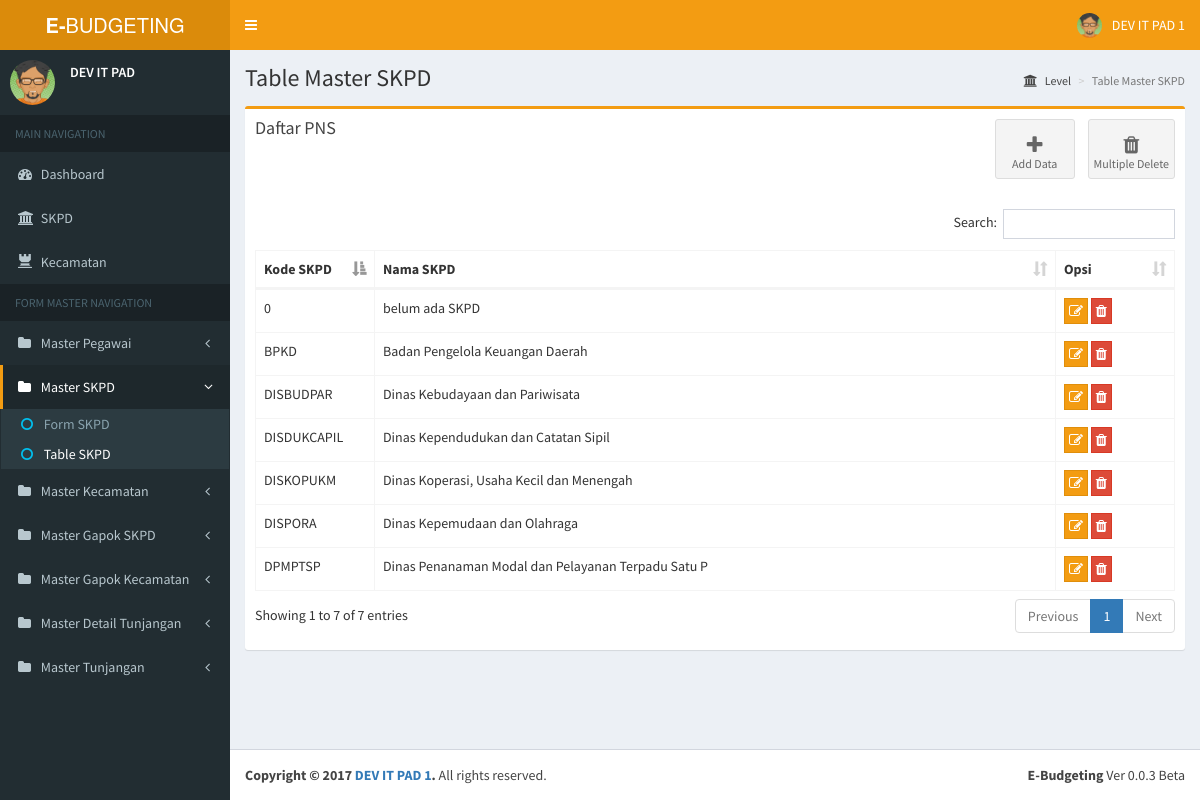
Page /home.php?page=table_master_skpd on the committed database.
### tables this page shows
CREATE TABLE `skpd` (
  `kd_rek_skpd` varchar(50) NOT NULL,
  `nama_skpd` varchar(50) DEFAULT NULL,
  PRIMARY KEY (`kd_rek_skpd`)
);

### page/form_master/master_skpd/table_master_skpd.php (the view, shortened to what this page needs)
<section class="content-header">
  <h1>
    Table Master SKPD
  </h1>
  <ol class="breadcrumb">
    <li><a href="#"><i class="fa fa-institution"></i> Level</a></li>
    <li class="active">Table Master SKPD</li>
  </ol>
</section>
<section class="content container-fluid">
	      <div class="row">
	        <div class="col-xs-12">
	          <div class="box box-warning">
	            <div class="box-header">
	            	<div class="row">
	            		<div class="col-sm-6">
	            			<h3 class="box-title">Daftar PNS </h3>
	            		</div>
	            		<div class="col-sm-6">
	            		<div class=" pull-right">
	            			<a class="btn btn-app" href="?page=form_master_skpd">
								<i class="fa fa-plus"></i> Add Data
						    </a>
						    <a class="btn btn-app" data-toggle='modal' data-target='#modal-delete-multiple' style="cursor: pointer;">
								<i class="fa fa-trash"></i> Multiple Delete
						    </a>
						</div>
	            		</div>
	            	</div>
	            </div>
	            <div class="box-body">
	              <table id="bpkd-table" class="table table-bordered table-hover">
	                <thead>
	                <tr>
	                  <th width="80px">Kode SKPD</th>
	                  <th>Nama SKPD</th>
	                  <th width="80px">Opsi</th>
	                </tr>
	                </thead>
	                <tbody>
	        <?php
    				$result = mysqli_query($con,"SELECT * FROM skpd");
    				while($row = mysqli_fetch_array($result))
    				{
				  ?>
				<tr class='default'>
					<td><?php echo $row[0]; ?></td>
					<td><?php echo $row[1]; ?></td>
					<td>
	                  	<button type='button' data-toggle='modal' data-target='#modal-edit' class='btn btn-warning btn-flat' style='padding:0;padding:2px 4px;'><i class='fa fa-edit'></i></button>
	                  	<button type='button' data-toggle='modal' data-target='#modal-delete' class='btn btn-danger  btn-flat' style='padding:0;padding:2px 4px;'><i class='fa fa-trash'></i></button>
	                </td>
  			</tr>
      			<?php
      				}
      			?>
	              </table>
	            </div>
	          </div>
	        </div>
	    </div>
</section>

### rows in the picture
skpd: kd_rek_skpd "0", nama_skpd "belum ada SKPD"
skpd: kd_rek_skpd "BPKD", nama_skpd "Badan Pengelola Keuangan Daerah"
skpd: kd_rek_skpd "DISBUDPAR", nama_skpd "Dinas Kebudayaan dan Pariwisata"
skpd: kd_rek_skpd "DISDUKCAPIL", nama_skpd "Dinas Kependudukan dan Catatan Sipil"
skpd: kd_rek_skpd "DISKOPUKM", nama_skpd "Dinas Koperasi, Usaha Kecil dan Menengah"
skpd: kd_rek_skpd "DISPORA", nama_skpd "Dinas Kepemudaan dan Olahraga"
skpd: kd_rek_skpd "DPMPTSP", nama_skpd "Dinas Penanaman Modal dan Pelayanan Terpadu Satu P"
